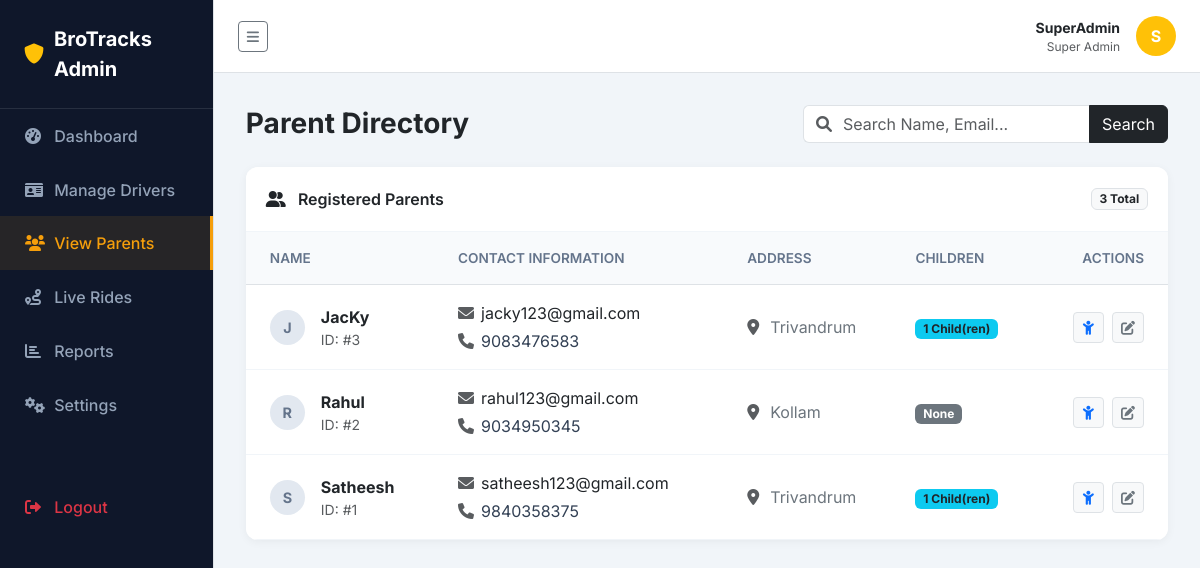
Page /admin/parents.php (signed in) on the committed database.
### tables this page shows
CREATE TABLE `parents` (
  `id` int(11) NOT NULL,
  `user_id` int(11) NOT NULL,
  `address` text DEFAULT NULL
);

CREATE TABLE `users` (
  `id` int(11) NOT NULL,
  `name` varchar(100) NOT NULL,
  `email` varchar(150) NOT NULL,
  `password` varchar(255) NOT NULL,
  `role` enum('parent','driver','admin') NOT NULL,
  `phone` varchar(20) DEFAULT NULL,
  `created_at` datetime DEFAULT NULL
);

### admin/parents.php (the view, shortened to what this page needs)
<?php
require_once "../config/db.php";
$search = $_GET['search'] ?? '';
$params = [];
$sql = "SELECT p.*, u.id as u_id, u.name, u.email, u.phone,
               GROUP_CONCAT(c.name SEPARATOR '||') as child_names
        FROM parents p
        JOIN users u ON p.user_id = u.id
        LEFT JOIN children c ON p.id = c.parent_id";
$sql .= " GROUP BY p.id ORDER BY p.id DESC";
$stmt = $pdo->prepare($sql);
$stmt->execute($params);
$parents = $stmt->fetchAll(PDO::FETCH_ASSOC);
$adminName = $_SESSION["name"] ?? 'Admin';
$initials = strtoupper(substr($adminName, 0, 1));
?>
<!DOCTYPE html>
<html lang="en">
<head>
    <link href="https://cdn.jsdelivr.net/npm/bootstrap@5.3.0/dist/css/bootstrap.min.css" rel="stylesheet">
    <link href="https://cdnjs.cloudflare.com/ajax/libs/font-awesome/6.0.0/css/all.min.css" rel="stylesheet">
</head>
<body>
<div class="d-flex" id="wrapper">
    <div class="border-end" id="sidebar-wrapper">
        <div class="sidebar-heading">
            <i class="fas fa-shield-alt text-warning"></i> BroTracks Admin
        </div>
        <div class="list-group list-group-flush">
            <a href="dashboard.php" class="list-group-item list-group-item-action">
                <i class="fas fa-tachometer-alt"></i> Dashboard
            </a>
            <a href="drivers.php" class="list-group-item list-group-item-action">
                <i class="fas fa-id-card"></i> Manage Drivers
            </a>
            <a href="parents.php" class="list-group-item list-group-item-action active">
                <i class="fas fa-users"></i> View Parents
            </a>
            <a href="rides.php" class="list-group-item list-group-item-action">
                <i class="fas fa-route"></i> Live Rides
            </a>
            <a href="reports.php" class="list-group-item list-group-item-action">
                <i class="fas fa-chart-bar"></i> Reports
            </a>
            <a href="settings.php" class="list-group-item list-group-item-action">
                <i class="fas fa-cogs"></i> Settings
            </a>
            <a href="../auth/logout.php" class="list-group-item list-group-item-action text-danger mt-5">
                <i class="fas fa-sign-out-alt"></i> Logout
            </a>
        </div>
    </div>
    <div id="page-content-wrapper">
        <nav class="navbar navbar-expand-lg navbar-light bg-white border-bottom px-4 py-3">
            <div class="d-flex align-items-center w-100 justify-content-between">
                <button class="btn btn-sm btn-outline-secondary" id="menu-toggle"><i class="fas fa-bars"></i></button>
                <div class="d-flex align-items-center">
                    <div class="text-end me-3 d-none d-sm-block">
                        <div class="fw-bold small text-dark"><?php echo htmlspecialchars($adminName); ?></div>
                        <div class="small text-muted" style="font-size: 0.75rem;">Super Admin</div>
                    </div>
                    <div class="rounded-circle bg-warning text-white d-flex align-items-center justify-content-center" style="width: 40px; height: 40px; font-weight: bold;">
                        <?php echo $initials; ?>
                    </div>
                </div>
            </div>
        </nav>
        <div class="container-fluid">
            <div class="d-flex justify-content-between align-items-center mb-4 flex-wrap gap-2">
                <h3 class="fw-bold text-dark m-0">Parent Directory</h3>
                <form method="GET" action="" class="d-flex gap-2">
                    <div class="input-group">
                        <span class="input-group-text bg-white border-end-0"><i class="fas fa-search text-muted"></i></span>
                        <input type="text" name="search" class="form-control border-start-0 ps-0"
                               placeholder="Search Name, Email..."
                               value="<?php echo htmlspecialchars($search); ?>"
                               style="max-width: 250px;">
                        <button class="btn btn-dark" type="submit">Search</button>
                    </div>
                </form>
            </div>
            <div class="card card-table">
                <div class="card-header">
                    <span><i class="fas fa-user-friends me-2"></i> Registered Parents</span>
                    <span class="badge bg-light text-dark border"><?php echo count($parents); ?> Total</span>
                </div>
                <div class="card-body p-0">
                    <div class="table-responsive">
                        <table class="table table-hover mb-0">
                            <thead>
                                <tr>
                                    <th class="ps-4">Name</th>
                                    <th>Contact Information</th>
                                    <th>Address</th>
                                    <th>Children</th>
                                    <th class="text-end pe-4">Actions</th>
                                </tr>
                            </thead>
                            <tbody>
                                <?php if (count($parents) > 0): ?>
                                    <?php foreach ($parents as $p): ?>
                                        <tr>
                                            <td class="ps-4">
                                                <div class="d-flex align-items-center">
                                                    <div class="user-avatar me-3">
                                                        <?php echo strtoupper(substr($p["name"], 0, 1)); ?>
                                                    </div>
                                                    <div>
                                                        <div class="fw-bold text-dark"><?php echo htmlspecialchars($p["name"]); ?></div>
                                                        <div class="small text-muted">ID: #<?php echo $p["id"]; ?></div>
                                                    </div>
                                                </div>
                                            </td>
                                            <td>
                                                <div class="d-flex align-items-center mb-1">
                                                    <i class="fas fa-envelope text-muted me-2" style="width: 15px;"></i>
                                                    <a href="mailto:<?php echo htmlspecialchars($p["email"]); ?>" class="text-decoration-none text-dark">
                                                        <?php echo htmlspecialchars($p["email"]); ?>
                                                    </a>
                                                </div>
                                                <div class="d-flex align-items-center">
                                                    <i class="fas fa-phone text-muted me-2" style="width: 15px;"></i>
                                                    <?php echo htmlspecialchars($p["phone"]); ?>
                                                </div>
                                            </td>
                                            <td>
                                                <div class="d-flex align-items-start">
                                                    <i class="fas fa-map-marker-alt text-muted me-2 mt-1" style="width: 15px;"></i>
                                                    <span class="text-secondary" style="max-width: 250px; display: inline-block;">
                                                        <?php echo !empty($p["address"]) ? htmlspecialchars($p["address"]) : '<span class="text-muted fst-italic">No address provided</span>'; ?>
                                                    </span>
                                                </div>
                                            </td>
                                            <td>
                                                <?php if(!empty($p['child_names'])): ?>
                                                    <span class="badge bg-info text-dark">
                                                        <?php echo count(explode('||', $p['child_names'])); ?> Child(ren)
                                                    </span>
                                                <?php else: ?>
                                                    <span class="badge bg-secondary">None</span>
                                                <?php endif; ?>
                                            </td>
                                            <td class="text-end pe-4">
                                                <button class="btn btn-sm btn-light border me-1"
                                                        data-bs-toggle="modal"
                                                        data-bs-target="#viewChildModal<?php echo $p['id']; ?>"
                                                        title="View Children">
                                                    <i class="fas fa-child text-primary"></i>
                                                </button>
                                                <button class="btn btn-sm btn-light border"
                                                        data-bs-toggle="modal"
                                                        data-bs-target="#editParentModal<?php echo $p['id']; ?>"
                                                        title="Edit Profile">
                                                    <i class="fas fa-edit text-secondary"></i>
                                                </button>
                                            </td>
                                        </tr>
                                    <?php endforeach; ?>
                                <?php endif; ?>
                            </tbody>
                        </table>
                    </div>
                </div>
            </div>
        </div>
    </div>
</div>
</body>
</html>

### admin/parents.php (style rules this page uses)
:root { --bg-sidebar: #0f172a; --text-sidebar: #94a3b8; --accent-color: #f59e0b; --bg-main: #f1f5f9; }
body { font-family: 'Inter', sans-serif; background-color: var(--bg-main); overflow-x: hidden; }
#wrapper { display: flex; width: 100%; }
#sidebar-wrapper { min-height: 100vh; width: 260px; background-color: var(--bg-sidebar); color: white; transition: margin .25s ease-out; }
.sidebar-heading { padding: 1.5rem; font-size: 1.25rem; font-weight: bold; color: white; display: flex; align-items: center; gap: 10px; border-bottom: 1px solid rgba(255,255,255,0.1); }
.list-group-item { background-color: transparent; color: var(--text-sidebar); border: none; padding: 15px 25px; font-weight: 500; transition: all 0.2s; }
.list-group-item.active { color: var(--accent-color); background-color: rgba(245, 158, 11, 0.1); border-right: 3px solid var(--accent-color); }
.list-group-item i { width: 25px; }
#page-content-wrapper { width: 100%; }
.container-fluid { padding: 2rem; }
.card-table { background: white; border-radius: 12px; box-shadow: 0 2px 10px rgba(0,0,0,0.05); border: none; overflow: hidden; }
.card-header { background: white; border-bottom: 1px solid #f1f5f9; padding: 1.25rem; font-weight: 600; display: flex; justify-content: space-between; align-items: center; }
.table th { font-size: 0.85rem; text-transform: uppercase; color: #64748b; font-weight: 600; border-bottom-width: 1px; background-color: #f8fafc; padding: 1rem; }
.table td { vertical-align: middle; padding: 1rem; color: #334155; border-bottom: 1px solid #f1f5f9; }
.user-avatar { width: 35px; height: 35px; border-radius: 50%; background-color: #e2e8f0; display: flex; align-items: center; justify-content: center; font-weight: bold; color: #64748b; font-size: 0.9rem; }

### rows in the picture
parents: user.name "J", user.name "JacKy", id "3", user.email "jacky123@gmail.com", user.phone "9083476583", address "Trivandrum", count(explode('||', $p['child_names'])) "1"
parents: user.name "R", user.name "Rahul", id "2", user.email "rahul123@gmail.com", user.phone "9034950345", address "Kollam", shows "None"
parents: user.name "S", user.name "Satheesh", id "1", user.email "satheesh123@gmail.com", user.phone "9840358375", address "Trivandrum", count(explode('||', $p['child_names'])) "1"

### other values in the picture
$adminName "SuperAdmin"
$initials "S"
count($parents) "3"
